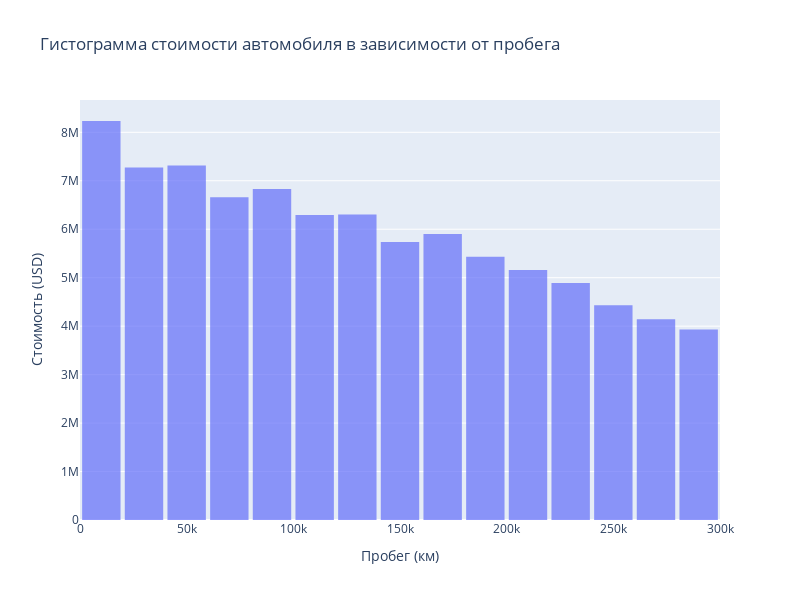

Notebook code for this chart:
### Markdown cell above
Корреляция между стоимостью и пробегом

### Code cell
fig = px.histogram(
    df, x='Пробег', y='Стоимость', nbins=20, 
    title='Гистограмма стоимости автомобиля в зависимости от пробега',
    labels={'Пробег': 'Пробег (км)', 'Стоимость': 'Стоимость (USD)'},
    opacity=0.7)
fig.update_layout(
    xaxis_title='Пробег (км)', yaxis_title='Стоимость (USD)',
    bargap=0.1, width=800, height=600)
fig.show()

### Figure 1 — Plotly figure (JSON) as saved in the notebook; plotly's stock layout.template omitted (floating-point values rounded to 4 significant figures; data arrays with more than 128 entries replaced by an {"elided": "..."} marker saying what was removed)
{"data": [{"bingroup": "x", "histfunc": "sum", "hovertemplate": "Пробег (км)=%{x}<br>sum of Стоимость (USD)=%{y}<extra></extra>", "legendgroup": "", "marker": {"color": "#636efa", "opacity": 0.7, "pattern": {"shape": ""}}, "name": "", "nbinsx": 20, "orientation": "v", "showlegend": false, "type": "histogram", "x": {"elided": "10002 int values"}, "xaxis": "x", "y": {"elided": "10002 int values"}, "yaxis": "y"}], "layout": {"bargap": 0.1, "barmode": "relative", "height": 600, "legend": {"tracegroupgap": 0}, "title": {"text": "Гистограмма стоимости автомобиля в зависимости от пробега"}, "width": 800, "xaxis": {"anchor": "y", "domain": [0, 1], "title": {"text": "Пробег (км)"}}, "yaxis": {"anchor": "x", "domain": [0, 1], "title": {"text": "Стоимость (USD)"}}}}
